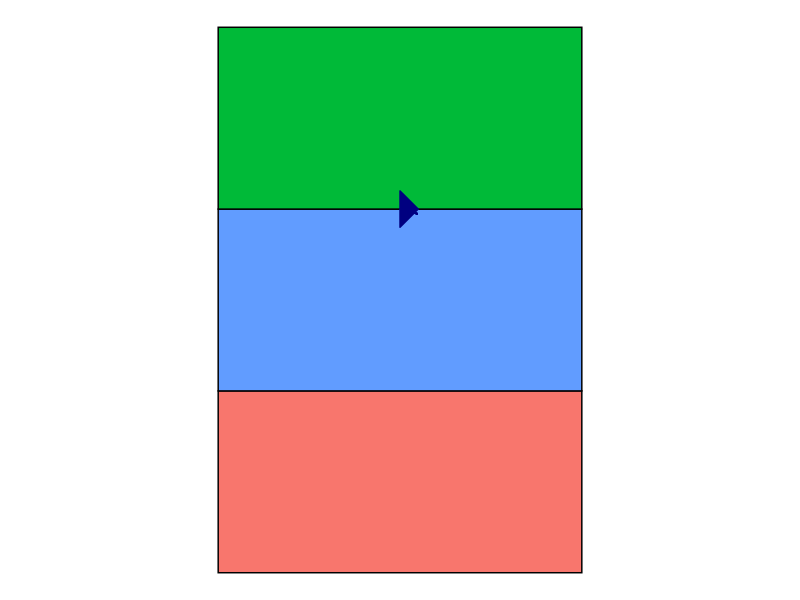

Source code (R):
## ---- chunk 1
"Sub is the best captain" |> 
  print()
## ---- chunk 2
# Load tidyverse
library(tidyverse)

# Define colors
saffron <- "#FF9933"
white <- "#FFFFFF"
green <- "#138808"
navy_blue <- "#000080"

# Create a dataframe to define layers for colors
flag <- data.frame(
  xmin = c(0, 0, 0),
  xmax = c(10, 10, 10),
  ymin = c(0, 5, 10),
  ymax = c(5, 10, 15),
  color = c(green, white, saffron)
)

# Basic plot
p <- ggplot() +
  geom_rect(data = flag, 
            aes(xmin = xmin, xmax = xmax, ymin = ymin, ymax = ymax, fill = color),
            color = "black") +
  coord_fixed(ratio = 1) +
  theme_void() +
  theme(legend.position = "none")

# Adding the Ashoka Chakra
p <- p + 
  geom_polygon(data = data.frame(x = c(5, 5.5, 5), y = c(10, 10, 10.5)), 
               aes(x, y), 
               fill = navy_blue,
               color = navy_blue) +
  geom_polygon(data = data.frame(x = c(5, 5.5, 5), y = c(10, 10, 9.5)), 
               aes(x, y), 
               fill = navy_blue,
               color = navy_blue)

# 24 spokes in the Chakra
for(angle in seq(0, 360-15, by = 15)){
  x = 5 + 0.5 * cos(angle * pi / 180)
  y = 10 + 0.5 * sin(angle * pi / 180)
  
  p <- p + geom_line(aes(x = c(5, x), y = c(10, y)), color = navy_blue)
}

# Display flag
print(p)
